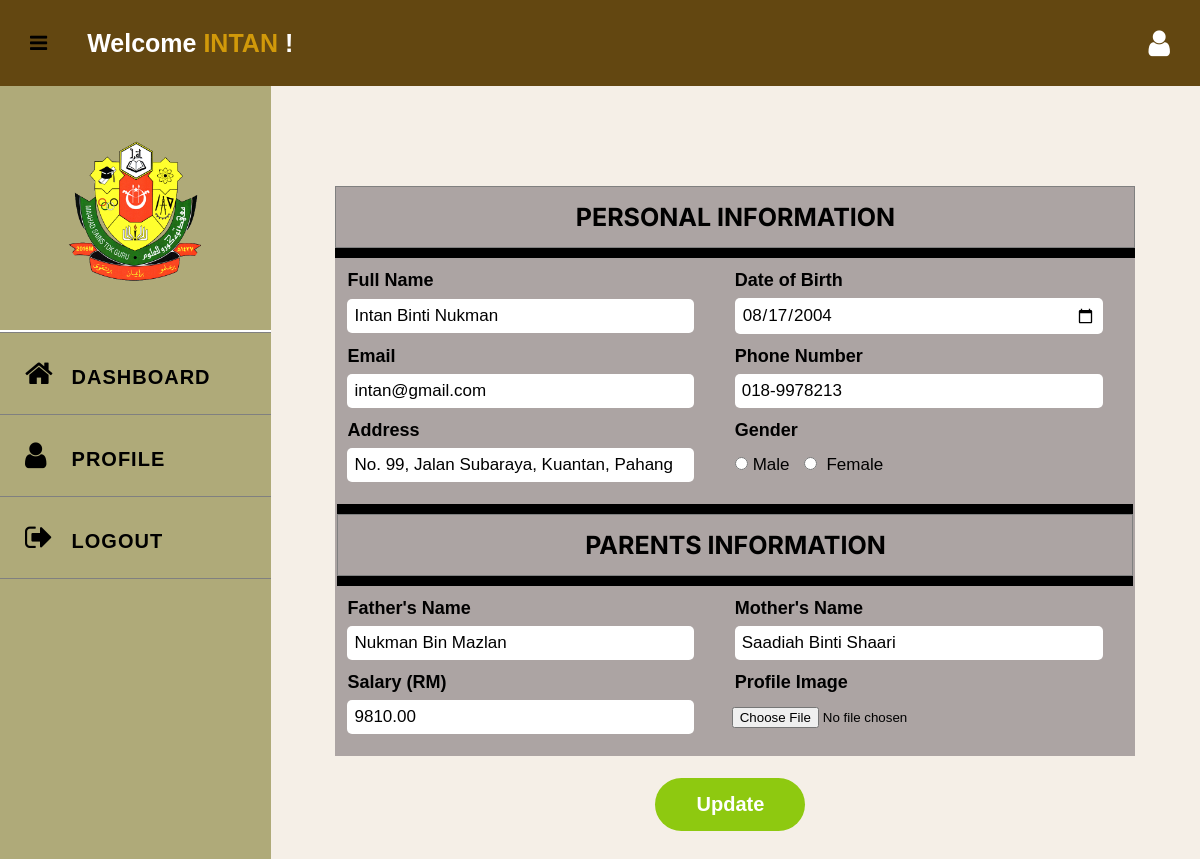
The page /editprofile.php (signed in) on the database its author committed.
### tables this page shows
CREATE TABLE `student` (
  `STUID` int NOT NULL,
  `STUNAME` varchar(255) NOT NULL,
  `STUPNO` varchar(12) NOT NULL,
  `STUEMAIL` varchar(50) NOT NULL,
  `STUPASSWORD` varchar(30) NOT NULL,
  `STUGENDER` varchar(6) DEFAULT NULL,
  `STUADDRESS` varchar(255) DEFAULT NULL,
  `STUDOB` date DEFAULT NULL,
  `FATHERNAME` varchar(255) DEFAULT NULL,
  `MOTHERNAME` varchar(255) DEFAULT NULL,
  `SALARY` decimal(10,2) DEFAULT NULL,
  `STUIMAGE` varchar(255) DEFAULT NULL,
  `STATUS` varchar(50) DEFAULT NULL
);

### editprofile.php (the view, shortened to what this page needs)
<?php
require_once("dbConnect.php");
$studentInfo = [];
if (isset($_SESSION['username'])) {
    $username = $_SESSION['username'];
    $sql = "SELECT * FROM STUDENT WHERE STUID = ?";
    $stmt = $dbCon->prepare($sql);
    $stmt->bind_param('s', $username);
    $stmt->execute();
    $result = $stmt->get_result();
    if ($result->num_rows === 1) {
        $studentInfo = $result->fetch_assoc();
    } else {
        echo "<script>alert('Student data not found.');</script>";
        exit;
    }
    $sql = "SELECT STUNAME FROM student WHERE STUID = ?";
    $stmt = $dbCon->prepare($sql);
    $stmt->bind_param("s", $username);
    $stmt->execute();
    $stmt->store_result();
    $stmt->bind_result($fullName);
    $firstName = strtoupper(strtok($fullName, ' '));
}
?>
<!DOCTYPE html>
<html lang="en">
<head>
    <link rel="stylesheet" href="https://stackpath.bootstrapcdn.com/font-awesome/4.7.0/css/font-awesome.min.css">
</head>
<body>
    <div class="header">
        <label for="checkbox">
            <i id="navbtn" class="fa fa-bars" aria-hidden="true"></i>
        </label>
        <h2 class="welcome-name">Welcome <span style="color: #D1990A;"><?php echo htmlspecialchars($firstName); ?></span> !</h2>
        <div class="right-icon">
            <a href="studentprofile.php">
                <i class="fa fa-user" aria-hidden="true"></i>
            </a>
        </div>
    </div>
    <div class="body">
        <nav class="side-bar">
            <div class="user-p">
                <img src="logo.png" alt=""/>
            </div>
            <ul>
                <li>
                    <a href="home.php">
                        <i class="fa fa-home" aria-hidden="true"></i>
                        <span style="padding-left:10px;">DASHBOARD</span>
                    </a>
                </li>
                <li>
                    <a href="studentprofile.php">
                        <i class="fa fa-user" aria-hidden="true"></i>
                        <span style="padding-left:10px;">PROFILE</span>
                    </a>
                </li>
                <li style="border-bottom: 1px solid grey;">
                    <a href="logout.php">
                        <i class="fa fa-sign-out" aria-hidden="true"></i>
                        <span style="padding-left:10px;">LOGOUT</span>
                    </a>
                </li>
            </ul>
        </nav>
        <section class="section-1">
            <div class="profile-wrapper">
                <h2>PERSONAL INFORMATION</h2>
                <div class="rectangle"></div>
                <form action="<?php echo htmlspecialchars($_SERVER["PHP_SELF"]); ?>" method="POST" enctype="multipart/form-data">
                    <table >
                        <tr>
                            <th>Full Name</th>
                            <th>Date of Birth</th>
                        </tr>
                        <tr>
                            <td><input type="text" name="STUNAME" id="STUNAME" value="<?php echo $studentInfo['STUNAME']; ?>" required></td>
                            <td><input type="date" name="STUDOB" id="STUDOB" value="<?php echo $studentInfo['STUDOB']; ?>" required></td>
                        </tr>
                        <tr>
                            <th>Email</th>
                            <th>Phone Number</th>
                        </tr>
                        <tr>
                            <td><input type="text" name="STUEMAIL" id="STUEMAIL" value="<?php echo $studentInfo['STUEMAIL']; ?>" required></td>
                            <td><input type="text" name="STUPNO" id="STUPNO" value="<?php echo $studentInfo['STUPNO']; ?>" required></td>
                        </tr>
                        <tr>
                            <th>Address</th>
                            <th>Gender</th>
                        </tr>
                        <tr>
                            <td><input type="text" name="STUADDRESS" id="STUADDRESS" value="<?php echo $studentInfo['STUADDRESS']; ?>" required></td>
                            <td>
                                <input type="radio" name="STUGENDER" id="STUGENDER_MALE" value="Male"><label for="STUGENDER_MALE">Male</label>
                                <input type="radio" name="STUGENDER" id="STUGENDER_FEMALE" value="Female"> <label for="STUGENDER_FEMALE">Female</label>
                            </td>
                        </tr>
                        <tr>
                            <td colspan="2">
                                <div class="rectangle2"></div>
                                <h2>PARENTS INFORMATION</h2>
                                <div class="rectangle"></div>
                            </td>
                        </tr>
                        <tr>
                            <th>Father's Name</th>
                            <th>Mother's Name</th>
                        </tr>
                        <tr>
                            <td><input type="text" name="FATHERNAME" id="FATHERNAME" value="<?php echo $studentInfo['FATHERNAME']; ?>" required></td>
                            <td><input type="text" name="MOTHERNAME" id="MOTHERNAME" value="<?php echo $studentInfo['MOTHERNAME']; ?>" required></td>
                        </tr>
                        <tr>
                            <th>Salary (RM)</th>
                            <th>Profile Image</th>
                        </tr>
                        <tr>
                            <td><input type="text" name="SALARY" id="SALARY" value="<?php echo $studentInfo['SALARY']; ?>" required></td>
                            <td><input type="file" name="STUIMAGE" id="STUIMAGE" accept="image/*"></td>
                        </tr>
                    </table>
                    <input type="submit" value="Update">
                </form>
            </div>
        </section>
    </div>
</body>
</html>

### editprofile.php (style rules this page uses)
* { padding: 0; margin: 0; box-sizing: border-box; font-family: arial, sans-serif; }
.header { display: flex; align-items: center; padding: 28px 30px; background: #634711; color: #fff; }
.welcome-name { font-size: 25px; margin-left: 40px; }
.header i { font-size: 30px; cursor: pointer; color: #fff; }
.header a { text-decoration: none; color: black; }
.right-icon { margin-left: auto; }
.right-icon i { margin-right: 15px; }
.right-icon i:last-child { margin-right: 0; }
.user-p { text-align: center; padding-top: 50px; }
.user-p img { width: 150px; height: 150px; border-radius: 50%; }
.body { display: flex; }
.side-bar { width: 350px; background: #AFAA79; min-height: 100vh; transition: 500ms width; }
.side-bar ul { margin-top: 40px; list-style: none; border-top: 2px solid white; }
.side-bar ul li { font-size: 20px; padding: 25px 0px; padding-left: 25px; transition: background 500ms; white-space: nowrap; overflow: hidden; text-overflow: ellipsis; border: none; border-top: 1px solid grey; }
.side-bar ul li a { text-decoration: none; color: black; cursor: pointer; letter-spacing: 1px; font-weight: bold; }
.side-bar i { display: inline-block; padding-right: 10px; width: 30px; vertical-align: center; font-size: 25px; }
.side-bar ul li a { text-decoration: none; color: black; cursor: pointer; letter-spacing: 1px; }
.side-bar ul li a i { display: inline-block; padding-right: 10px; font-size: 30px; }
.section-1 { width: 100%; background-color: #F5EFE7; background-size: cover; background-position: center; display: flex; align-items: center; flex-direction: column; }
#navbtn { display: inline-block; left: 20px; font-size: 20px; transition: 500ms color; color: black; }
.profile-wrapper { width: 800px; height: auto; background: #9e9696d4; margin-top: 100px; }
.profile-wrapper h2 { text-align: center; font-size: 25px; padding: 15px; border: 1px solid grey; font-family:"Inter"; }
.rectangle, .rectangle2 { width: 100%; height: 10px; background-color: black; }
.rectangle2 { margin-top: 20px; }
table { width: 100%; }
form { display: flex; flex-direction: column; margin-bottom: 20px; position: relative; }
form tr { width: 100%; }
form th { text-align: left; padding-top: 10px; padding-left: 10px; padding-bottom: 5px; font-size: 18px; }
form td input[type="text"], form tr td input[type="date"] { padding: 7px; width: 90%; margin-left: 10px; border: none; border-radius: 5px; outline: none; font-size: 17px; cursor: pointer; }
form tr td input[type="file"] { padding-left: 7px; border-radius: 5px; }
form td input[type="radio"] { margin-left: 10px; cursor: pointer; }
form td label { margin-left: 5px; font-size: 17px; }
input[type="submit"] { background-color: #8EC910; color: white; border: none; cursor: pointer; font-weight: bold; padding: 15px; width: 150px; border-radius: 30px; margin: 30px auto; font-weight: bold; font-family: "Arial"; font-size: 20px; position: absolute; margin-top: 65%; margin-left: 40%; }

### rows shown on the page
student: STUNAME "INTAN", STUNAME "Intan Binti Nukman", STUDOB "08/17/2004", STUEMAIL "intan@gmail.com", STUPNO "018-9978213", STUADDRESS "No. 99, Jalan Subaraya, Kuantan, Pahang", FATHERNAME "Nukman Bin Mazlan", MOTHERNAME "Saadiah Binti Shaari", SALARY "9810.00"
